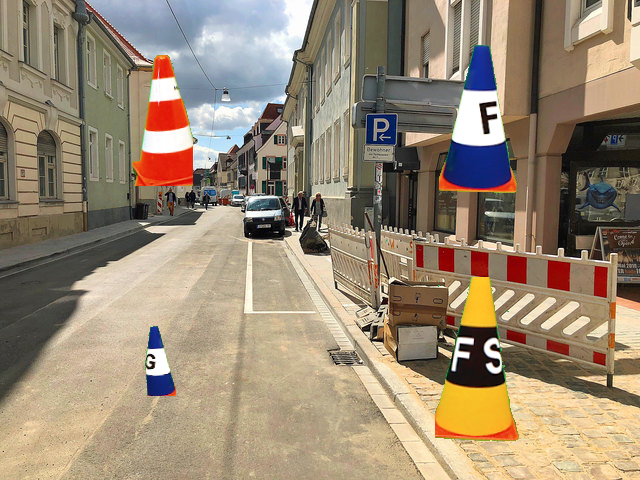
#> input picture image-generator/exampleImage.png, 640 x 480 px
$ python -i ImageTransformation.py   (imports and definitions only)
#> lines starting #> are read from the running program, lines starting #| are printed output that depends on the picture; after the words box and inside, x2 and y2 are one past the last pixel; in counts of white or black regions, pixels touching at a corner belong together
#> further down, picture is the input picture: shape (480, 640, 3); mean B, G, R 116.2, 137.6, 153.7
# @PascalPuchtler

# Licensed under the Apache License, Version 2.0 (the "License");
# you may not use this file except in compliance with the License.
# You may obtain a copy of the License at

#     http://www.apache.org/licenses/LICENSE-2.0

# Unless required by applicable law or agreed to in writing, software
# distributed under the License is distributed on an "AS IS" BASIS,
# WITHOUT WARRANTIES OR CONDITIONS OF ANY KIND, either express or implied.
# See the License for the specific language governing permissions and
# limitations under the License.
# ==============================================================================


import cv2
import numpy as np

class ImageTransformation:

    def getMaskFromGreenscreen(self, picture):
        image = cv2.cvtColor(picture, cv2.COLOR_BGR2HSV)
#> image: shape (480, 640, 3); mean H, S, V 30.3, 73.9, 158.1
        dark_green = np.array([30, 80, 80], dtype='uint8')
        bright_green = np.array([100, 255, 255], dtype='uint8')
        black_mask = cv2.inRange(image, dark_green, bright_green)
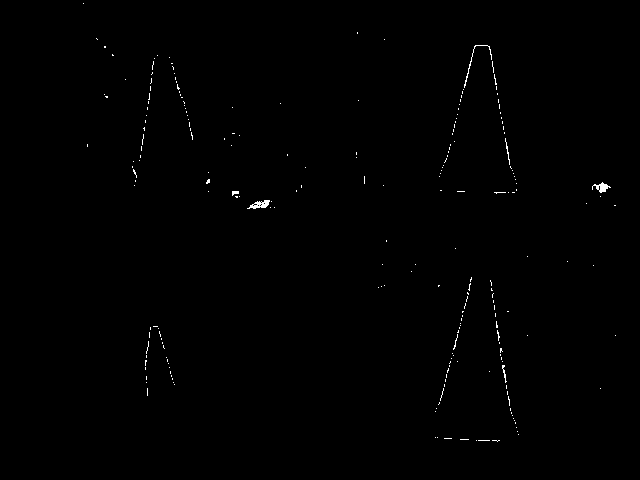
#> black_mask: shape (480, 640); 0.36% white in thin lines or dots, all inside (x1, y1, x2, y2) = (83, 3, 616, 442)
        mask = cv2.bitwise_not(black_mask)
        mask = cv2.merge((mask, mask, mask))
        return mask


    def getRandomRotatedImage(self, image):
        angle = np.random.randint(-10, 10)
        shape = image.shape
        M = cv2.getRotationMatrix2D((shape[0]/2, shape[1]/2), angle, 1)
        return cv2.warpAffine(image, M, (shape[1], shape[0]), borderValue=(66, 166, 66))


    def resizeImage(self, image, distance):
        return cv2.resize(image, (0, 0), fx=distance, fy=distance)

    def scale(self, image):
        scaleFactor = np.random.uniform(0.7,1.5)
        oldDimension = image.shape
        newDimension = (oldDimension[1], int(oldDimension[0]* scaleFactor))
        resized = cv2.resize(image, newDimension, interpolation = cv2.INTER_AREA)
        return resized

>>> import cv2
>>> picture = cv2.imread('../exampleImage.png')
>>> result = ImageTransformation().getMaskFromGreenscreen(picture)
